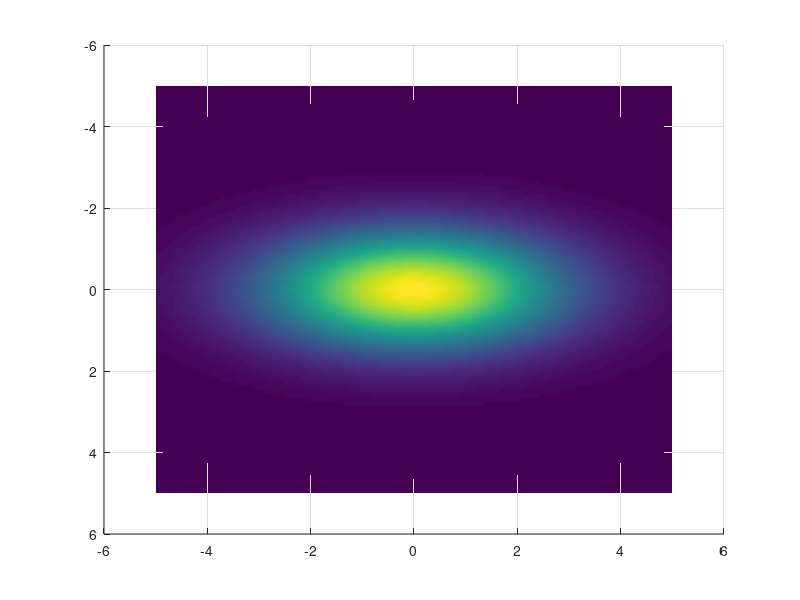

Write the MATLAB code that produced this figure.
%% Plotting gaussian on 2D with variable directions
A = 1;
x0 = 0; y0 = 0;
 
sigma_x = 1;
sigma_y = 2;
 
[X, Y] = meshgrid(-5:.1:5, -5:.1:5);
 
for theta = 0:pi/100:pi
    a = cos(theta)^2/2/sigma_x^2 + sin(theta)^2/2/sigma_y^2;
    b = -sin(2*theta)/4/sigma_x^2 + sin(2*theta)/4/sigma_y^2 ;
    c = sin(theta)^2/2/sigma_x^2 + cos(theta)^2/2/sigma_y^2;
    pause(1)
    Z = A*exp( - (a*(X-x0).^2 + 2*b*(X-x0).*(Y-y0) + c*(Y-y0).^2)) ;
    surf(X,Y,Z);shading interp;view(90,90)
end
